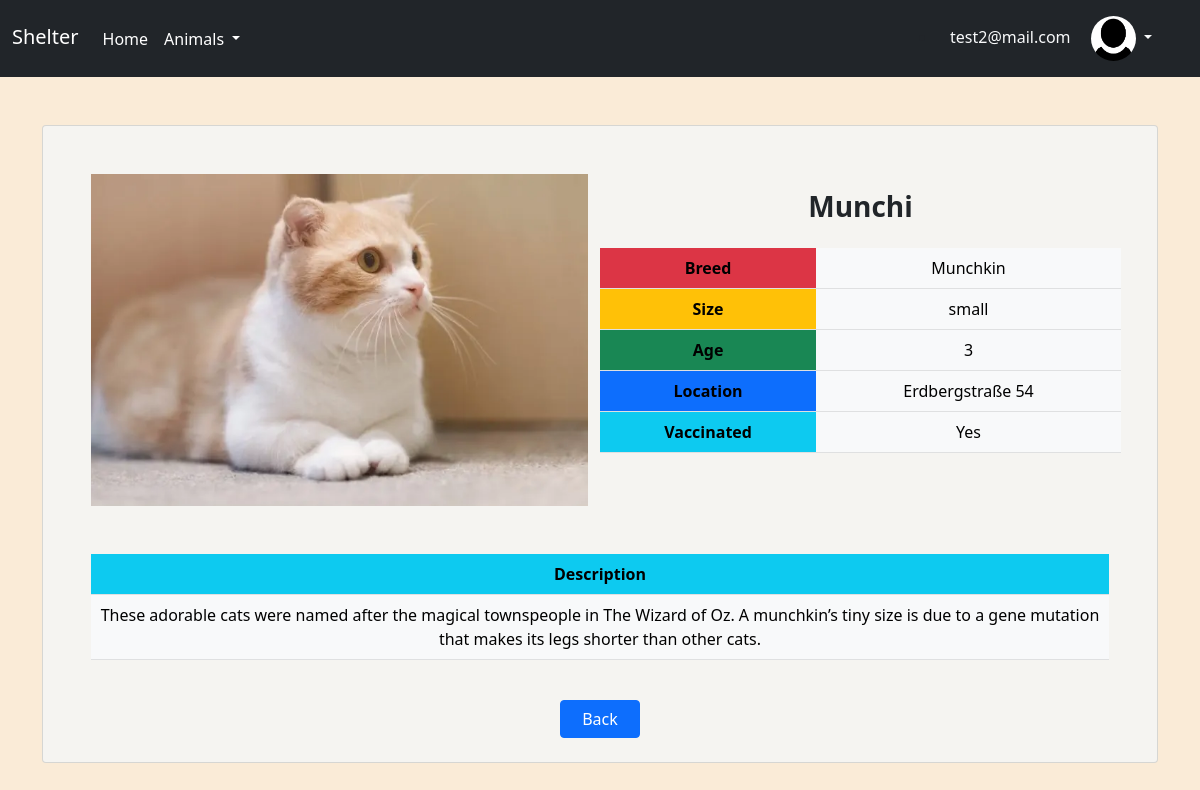
Screenshot of /detailsAdmin.php?id=1 (signed in) with the database file from the repository.
### tables this page shows
CREATE TABLE `user` (
  `user_id` int(11) NOT NULL,
  `first_name` varchar(255) NOT NULL,
  `last_name` varchar(255) NOT NULL,
  `email` varchar(255) NOT NULL,
  `phone_number` bigint(15) NOT NULL,
  `address` varchar(255) NOT NULL,
  `picture` varchar(255) DEFAULT NULL,
  `password` varchar(255) NOT NULL,
  `status` varchar(255) NOT NULL
);

CREATE TABLE `animal` (
  `animal_id` int(11) NOT NULL,
  `name` varchar(255) NOT NULL,
  `photo` varchar(255) DEFAULT NULL,
  `location` varchar(255) NOT NULL,
  `description` varchar(255) NOT NULL,
  `size` varchar(255) NOT NULL,
  `age` int(3) NOT NULL,
  `vaccinated` varchar(255) NOT NULL,
  `breed` varchar(255) NOT NULL
);

### detailsAdmin.php (the view, shortened to what this page needs)
<?php
require_once "components/db_connect.php";
if ($_GET["id"]) {
    $id = $_GET["id"];
}
$query = "SELECT * FROM user WHERE user_id = {$_SESSION['admin']}";
$result2 = mysqli_query($connect, $query);
$row2 = mysqli_fetch_assoc($result2);
$email = $row2['email'];
$picture = $row2['picture'];
$query2 = "SELECT * FROM animal WHERE animal_id = '$id'";
$result3 = mysqli_query($connect, $query2);
$row3 = mysqli_fetch_assoc($result3);
$animalName = $row3['name'];
$breed = $row3['breed'];
$size = $row3['size'];
$age = $row3['age'];
$location = $row3['location'];
$vaccinated = $row3['vaccinated'];
$description = $row3['description'];
$pictureAnimal = $row3['photo'];
?>
<!DOCTYPE html>
<html lang="en">
<head>
    <?php require_once "components/boot.php" ?>
</head>
<body>
    <nav class="navbar navbar-expand-lg navbar-dark bg-dark">
        <div class="container-fluid">
            <a class="navbar-brand mb-1">Shelter</a>
            <div class="collapse navbar-collapse" id="navbarNavAltMarkup">
                <div class="navbar-nav">
                    <a class="nav-link active" href="index.php">Home</a>
                    <li class="nav-item dropdown">
                        <a class="nav-link dropdown-toggle active" href="#" role="button" data-bs-toggle="dropdown" aria-expanded="false">
                            Animals
                        </a>
                    </li>
                </div>
                <div style="margin-left:auto; margin-right: 20px;">
                    <li class="nav-item dropdown">
                        <a class="userNameNav active ms-2 text-light text-decoration-none" style="display:inline-block" href="#" role="button" data-bs-toggle="dropdown" aria-expanded="false">
                            <?= $email ?>
                        </a>
                        <a class="nav-link dropdown-toggle text-light" style="display:inline-block; text-decoration: none !important;" href="#" role="button" data-bs-toggle="dropdown" aria-expanded="false">
                            <img src='pictures/<?= $picture ?>' class="rounded-circle img-fluid" style="width: 45px; height: 45px">
                        </a>
                    </li>
                </div>
            </div>
        </div>
    </nav>
    <div class="container text-center">
        <div class="card mt-5 pt-5 pe-5 pb-4 ps-5">
            <div class="row">
                <div class="col-6">
                    <img src="pictures/<?= $pictureAnimal ?>" class="img-fluid" style="width: 100%; height: 100%;" alt="">
                </div>
                <div class="col-6">
                    <div class="row mt-3">
                        <div class="col">
                            <h3><b><?= $animalName ?></b></h3>
                        </div>
                    </div>
                    <div class="row">
                        <table class="table table-light mt-3">
                            <tr>
                                <th class="bg-danger">Breed</th>
                                <td><?= $breed ?></td>
                            </tr>
                            <tr>
                                <th class="bg-warning">Size</th>
                                <td><?= $size ?></td>
                            </tr>
                            <tr>
                                <th class="bg-success">Age</th>
                                <td><?= $age ?></td>
                            </tr>
                            <tr>
                                <th class="bg-primary">Location</th>
                                <td><?= $location ?></td>
                            </tr>
                            <tr>
                                <th class="bg-info">Vaccinated</th>
                                <td><?= $vaccinated ?></td>
                            </tr>
                        </table>
                    </div>
                </div>
            </div>
            <table class="table table-light mt-5">
                <tr>
                    <th class="bg-info">Description</th>
                </tr>
                <tr>
                    <td><?= $description ?></td>
                </tr>
            </table>
            <button class="btn btn-primary mt-4" style="width: 80px; display: block; margin: 0 auto" onclick="history.back()">Back</button>
        </div>
    </div>
</body>
</html>

### detailsAdmin.php (style rules this page uses)
td, tr { text-align: center; vertical-align: middle; }
html, body { background-color: antiquewhite; }
.card { background-color: rgb(245, 244, 241); }

### rows the page displays
user: email "test2@mail.com", picture (placeholder picture)
animal: photo (picture), name "Munchi", breed "Munchkin", size "small", age "3", location "Erdbergstraße 54", vaccinated "Yes", description "These adorable cats were named after the magical townspeople in The Wizard of Oz. A munchkin’s tiny size is due to a gene mutation that makes its legs shorter than other cats."
